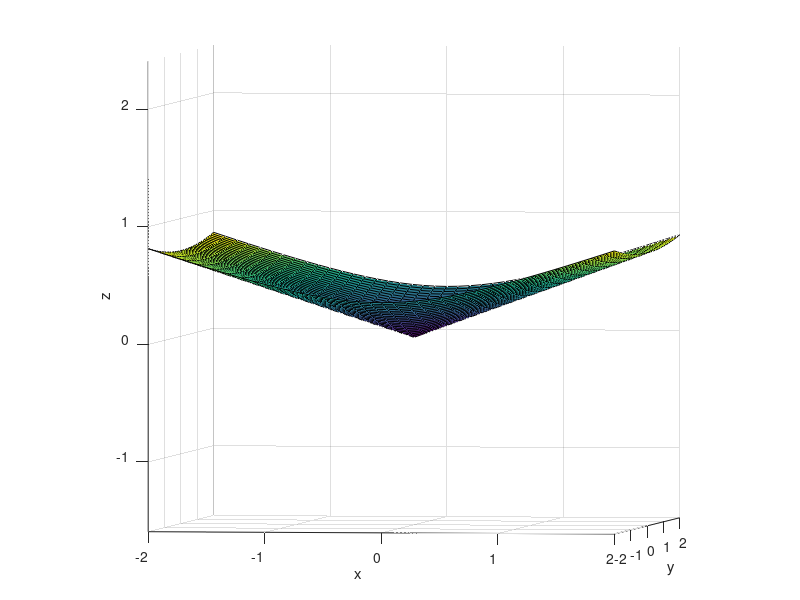

Source code (MATLAB):
clear; close all; clc
a   = tand(90 - 20);

[X,Y] = meshgrid(-2:0.1:2);
Z = sqrt(X.^2 + Y.^2/4)/a;
surf(X,Y,Z)
view(8,2)
xlabel 'x'
ylabel 'y'
zlabel 'z'
axis equal
